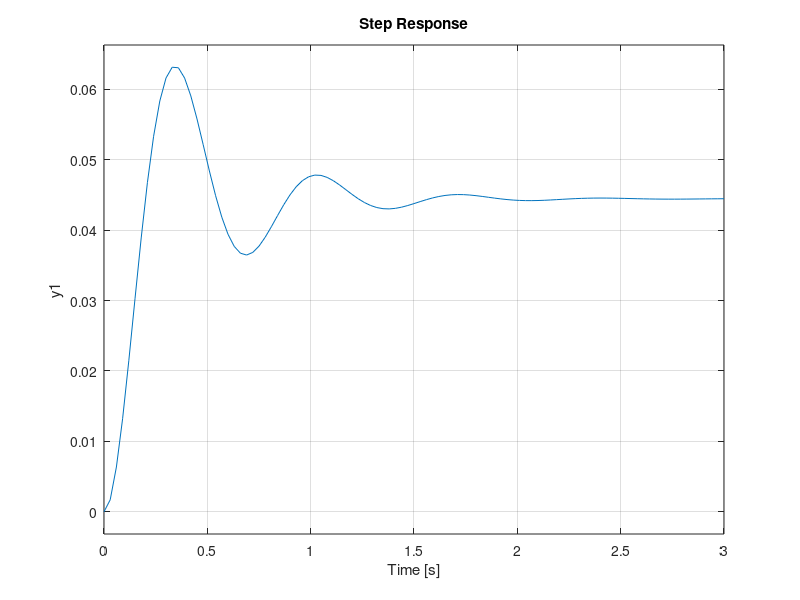
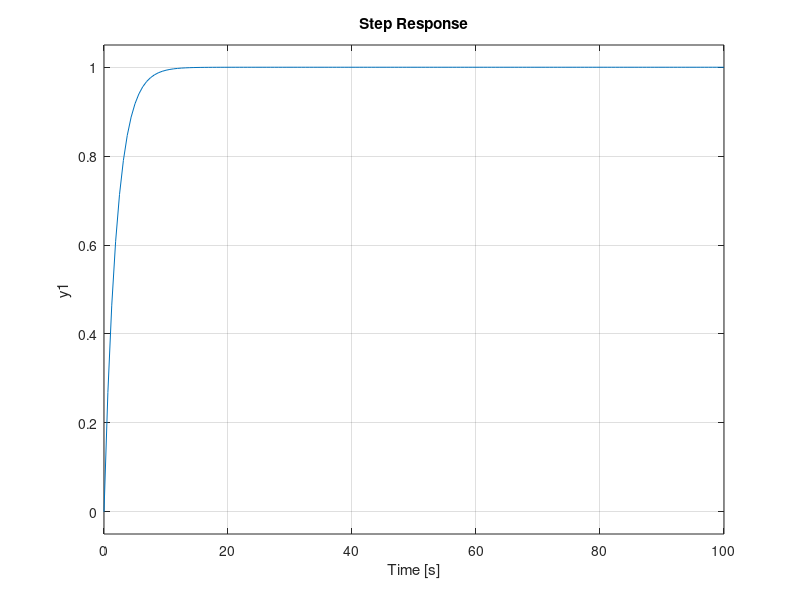
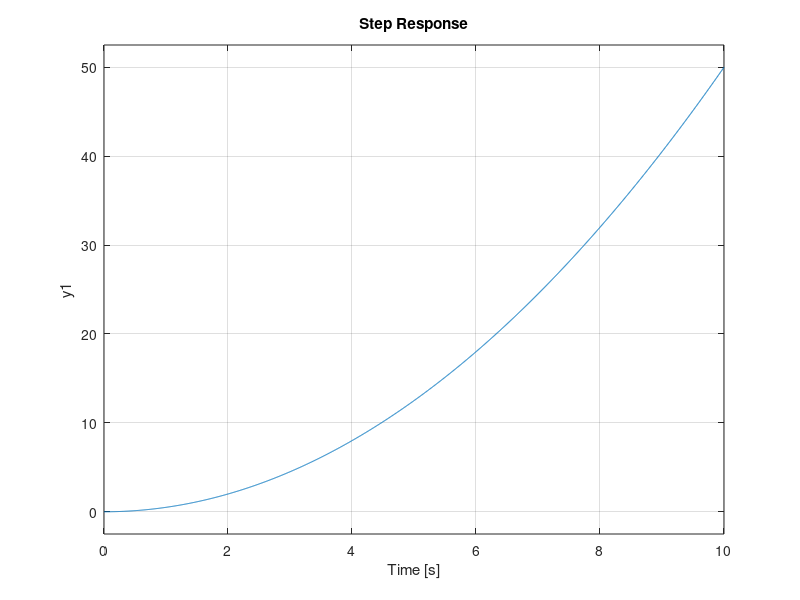

MATLAB code to generate these figures, in order:
% ============================================================
% CURSO: SISTEMAS DINÁMICOS
% GRUPO: 2
% SEMESTRE: 2022-3
% PROFESOR: DAVID JULIAN GONZÁLEZ MALDONADO
% ============================================================

close all % Cierro todas las ventanas
clc % Limpio el Command Window

t = -10:0.01:10; % Creo un vector de tiempo de 0 a 10, en interv. de 0.01

% Gráfica de una onda seno
x1 = sin(2*pi*t/3);
figure
plot(t,x1)
title('sin(2*pi*t/3)')

% Cálculo de polos de la función F = (s+1)/(4s^3+2s^2+3s+1)
polos = roots([4 2 3 1])

% Respuesta de sistemas subamortiguados
k=4/90; % Ganancia K
sigma = 5/2; % sigma = zeta*omegan
omegad=sqrt(335)/2; % Frecuencia amortiguada
omegan=sqrt(90); % Frecuencia no amortiguada
zeta=sigma/omegan; % Coeficiente de amortiguamento

tr=(pi-atan(omegad/sigma))/omegad % Tiempo de retardo
tp=pi/omegad % Tiempo pico
Mp=k*e^(-zeta/sqrt(1-zeta^2)*pi) % Sobrepaso máximo
ts=4/(zeta*omegan) % Tiempo de subida
sys = tf(4,[1 5 90]) % Función de Transferencia
step(sys,3)

% Resolución de sistemas de ecuaciones lineales
R1 = 1e3;
R2 = 270;
R3 = 330;
Vs1 = 12;
Vs2 = 5;
A = [1 -1 -1;R1 0 R2;0 R3 -R2];
B=[0;Vs1-Vs2;Vs2];
%I = inv(A)*B
I = A\B;

% Sistemas Eléctricos
R = 2;
L = 1;
C = 1;

% Sistema RC
VcVs1 = tf([1],[R*C 1])
figure
step(VcVs1,100)

% Sistema RLC
VcVs2 = tf([1],[L*C R*C 1])
figure
step(VcVs2,100)

% ----------------------------------
% CLASE 15/09/2022
% ----------------------------------

% 1 Polo negativo (ESTABLE)
sis1 = tf(1,[1 1])
impulse(sis1)
% 1 Polo (o par de polos conjugados) en el origen (CRITICAMENTE ESTABLE)
sis2 = tf(1,[1 0])
impulse(sis2)
% 2 Polos en el origen (INESTABLE)
sis3 = tf(1,[1 0 0])
impulse(sis3)

sis = tf(1,[1 0 0 ])
step(sis)
